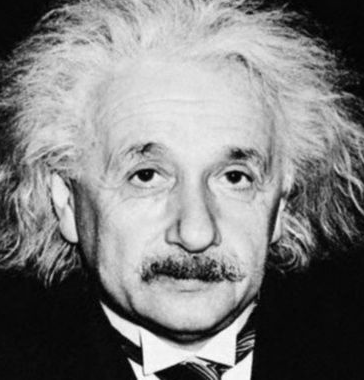
#> input picture assets/a1images/einstein.png, 364 x 380 px, found by its file name
$ python q11_frequency_theory.py
#> lines starting #> are read from the running program, lines starting #| are printed output that depends on the picture

import numpy as np
import matplotlib.pyplot as plt
import matplotlib.gridspec as gridspec
import cv2


# Build filters and compute their 2D frequency responses via FFT
def freq_response_2d(kernel, size=256):
    pad = np.zeros((size, size))
    kh, kw = kernel.shape
    pad[:kh, :kw] = kernel
    F = np.fft.fft2(pad)
    F_shift = np.fft.fftshift(F)
    mag = np.abs(F_shift)
    return mag

def radial_profile(mag):
    cy, cx = np.array(mag.shape) // 2
    Y, X   = np.ogrid[:mag.shape[0], :mag.shape[1]]
    R      = np.sqrt((X - cx)**2 + (Y - cy)**2).astype(int)
    radial = np.bincount(R.ravel(), weights=mag.ravel()) / np.bincount(R.ravel())
    return radial


SIZE = 256

# Box filter 9×9
box_k     = np.ones((9, 9), dtype=np.float32) / 81
box_mag   = freq_response_2d(box_k, SIZE)
box_rad   = radial_profile(box_mag)

# Gaussian filter σ=2, 9×9
coords    = np.arange(-4, 5)
x, y      = np.meshgrid(coords, coords)
gauss_k   = np.exp(-(x**2 + y**2) / (2 * 2**2))
gauss_k  /= gauss_k.sum()
gauss_mag = freq_response_2d(gauss_k, SIZE)
gauss_rad = radial_profile(gauss_mag)

# Laplacian filter
lap_k     = np.array([[0,-1,0],[-1,4,-1],[0,-1,0]], dtype=np.float32)
lap_mag   = freq_response_2d(lap_k, SIZE)
lap_rad   = radial_profile(lap_mag)

# Normalise for comparable display
def norm(r): return r / r.max()

box_rad_n   = norm(box_rad)
gauss_rad_n = norm(gauss_rad)
lap_rad_n   = norm(lap_rad)
freq_axis   = np.arange(len(box_rad_n)) / len(box_rad_n)   # normalised freq

# FIGURE 1 — 2D magnitude spectra of each filter
fig, axes = plt.subplots(2, 3, figsize=(15, 9))
fig.suptitle("Q11 — Frequency Responses of Spatial Filters (2D spectra + radial profiles)",
             fontsize=13, fontweight="bold")

spectra = [
    (box_mag,   box_rad_n,   "Box filter 9×9",             "#185FA5"),
    (gauss_mag, gauss_rad_n, "Gaussian filter σ=2, 9×9",   "#0F6E56"),
    (lap_mag,   lap_rad_n,   "Laplacian filter 3×3",       "#A32D2D"),
]

for col, (mag, rad, title, color) in enumerate(spectra):
    # 2D spectrum (log scale for visibility)
    ax0 = axes[0, col]
    crop = SIZE // 4   # show central quarter (interesting region)
    c    = SIZE // 2
    mag_crop = np.log1p(mag[c-crop:c+crop, c-crop:c+crop])
    ax0.imshow(mag_crop, cmap="inferno", origin="upper")
    ax0.set_title(f"{title}\n2D magnitude spectrum (log scale)", fontsize=9)
    ax0.axis("off")

    # Radial profile
    ax1 = axes[1, col]
    max_freq_show = SIZE // 4
    ax1.plot(freq_axis[:max_freq_show], rad[:max_freq_show],
             color=color, linewidth=2)
    ax1.set_xlabel("Normalised frequency", fontsize=9)
    ax1.set_ylabel("|H(f)|", fontsize=9)
    ax1.set_title(f"Radial profile — {title.split(' ')[0]}", fontsize=9)
    ax1.grid(True, alpha=0.3)
    ax1.set_ylim(0, 1.1)

plt.tight_layout()
plt.savefig("Q11_Frequency_Theory/outputs/q11_spectra.png", dpi=150, bbox_inches="tight")
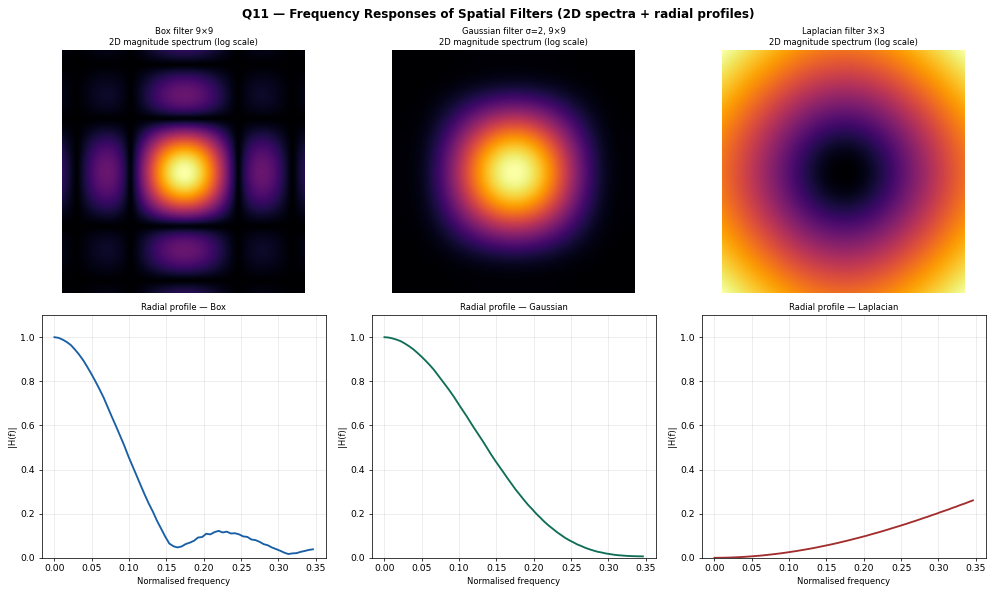
#> figure drawn by matplotlib, 6 panels; panel 4: curve peaks at x = 0, y = 1; panel 5: curve peaks at x = 0, y = 1; panel 6: curve peaks at x = 0.346, y = 0.26
print("Saved -> q11_spectra.png")
plt.show()

# FIGURE 2 — Ringing comparison: ideal LPF vs Gaussian on a step edge
# Create a synthetic step-edge image
step = np.zeros((128, 256), dtype=np.float32)
step[:, 128:] = 255.0

# Apply ideal LPF (brick-wall in frequency domain)
F_step = np.fft.fft2(step)
F_shift = np.fft.fftshift(F_step)
cy, cx = 64, 128
Y, X   = np.ogrid[:128, :256]
R      = np.sqrt((X - cx)**2 + (Y - cy)**2)
cutoff = 15
ideal_mask  = (R <= cutoff).astype(np.float32)
gauss_mask  = np.exp(-(R**2) / (2 * (cutoff/1.5)**2))

step_ideal = np.real(np.fft.ifft2(np.fft.ifftshift(F_shift * ideal_mask)))
step_gauss = np.real(np.fft.ifft2(np.fft.ifftshift(F_shift * gauss_mask)))

fig2, axes2 = plt.subplots(2, 2, figsize=(13, 8))
fig2.suptitle("Q11(c) — Ringing: Ideal Low-Pass Filter vs Gaussian Filter",
              fontsize=12, fontweight="bold")

axes2[0,0].imshow(step_ideal, cmap="gray", vmin=0, vmax=255)
axes2[0,0].set_title("Ideal LPF applied\n(ringing artefacts at step edge)", fontsize=10)
axes2[0,0].axis("off")

axes2[0,1].imshow(step_gauss, cmap="gray", vmin=0, vmax=255)
axes2[0,1].set_title("Gaussian LPF applied\n(smooth, no ringing)", fontsize=10)
axes2[0,1].axis("off")

# 1D profiles through the middle row
row = 64
axes2[1,0].plot(step[row], color="#444444", lw=1.5, label="Original step")
axes2[1,0].plot(step_ideal[row], color="#A32D2D", lw=2, label="After ideal LPF")
axes2[1,0].set_title("1D profile — Ideal LPF\n(Gibbs / ringing oscillation visible)", fontsize=10)
axes2[1,0].legend(fontsize=9)
axes2[1,0].grid(True, alpha=0.3)
axes2[1,0].set_xlabel("Column", fontsize=9)
axes2[1,0].set_ylabel("Intensity", fontsize=9)

axes2[1,1].plot(step[row], color="#444444", lw=1.5, label="Original step")
axes2[1,1].plot(step_gauss[row], color="#0F6E56", lw=2, label="After Gaussian LPF")
axes2[1,1].set_title("1D profile — Gaussian LPF\n(smooth monotonic transition)", fontsize=10)
axes2[1,1].legend(fontsize=9)
axes2[1,1].grid(True, alpha=0.3)
axes2[1,1].set_xlabel("Column", fontsize=9)
axes2[1,1].set_ylabel("Intensity", fontsize=9)

plt.tight_layout()
plt.savefig("Q11_Frequency_Theory/outputs/q11_ringing.png", dpi=150, bbox_inches="tight")
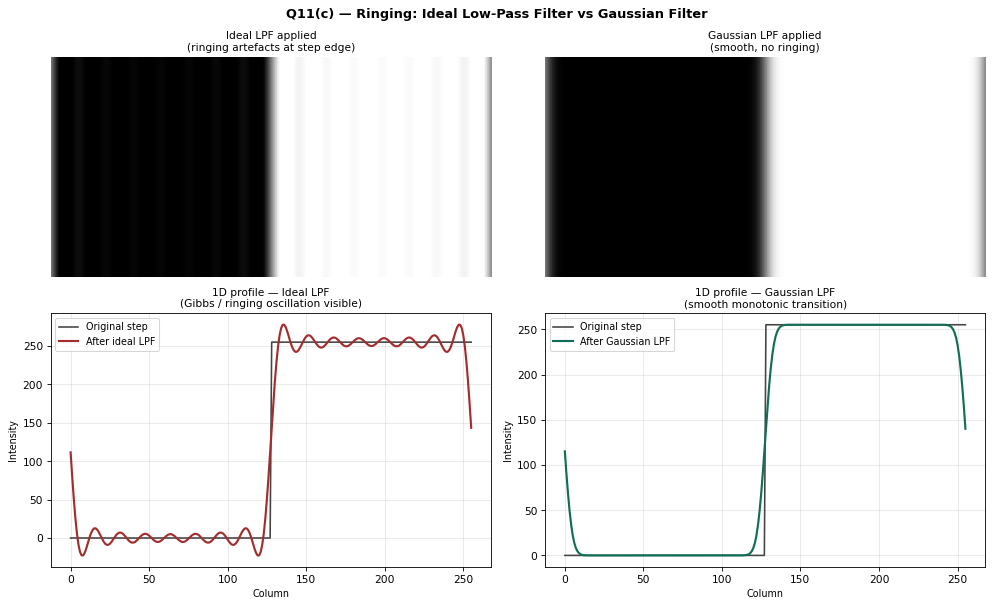
#> figure drawn by matplotlib, 4 panels; panel 3: curve peaks at x = 128, y = 255; panel 3: curve peaks at x = 135, y = 277.7; panel 4: curve peaks at x = 128, y = 255; panel 4: curve peaks at x = 168, y = 255
print("Saved -> q11_ringing.png")
plt.show()


# FIGURE 3 — All three filter responses overlaid + noise analysis
fig3, axes3 = plt.subplots(1, 2, figsize=(13, 5))
fig3.suptitle("Q11 — Filter Frequency Responses & Noise Reduction Comparison",
              fontsize=12, fontweight="bold")

max_f = SIZE // 4
f     = freq_axis[:max_f]

# Overlay all three
axes3[0].plot(f, box_rad_n[:max_f],   color="#185FA5", lw=2,   label="Box filter (sinc)")
axes3[0].plot(f, gauss_rad_n[:max_f], color="#0F6E56", lw=2,   label="Gaussian filter")
axes3[0].plot(f, lap_rad_n[:max_f],   color="#A32D2D", lw=2,   label="Laplacian filter")
axes3[0].axvspan(0.15, max_f/SIZE, alpha=0.08, color="#888780", label="High-freq noise region")
axes3[0].set_xlabel("Normalised frequency", fontsize=10)
axes3[0].set_ylabel("|H(f)| — normalised", fontsize=10)
axes3[0].set_title("All three filter frequency responses", fontsize=10)
axes3[0].legend(fontsize=9)
axes3[0].grid(True, alpha=0.3)

# Apply to a noisy image to show noise reduction
img_bgr  = cv2.imread("assets/a1images/einstein.png")
#> img_bgr is the input picture: shape (380, 364, 3); min 0, max 255, mean 125.9
img_gray = cv2.cvtColor(img_bgr, cv2.COLOR_BGR2GRAY).astype(np.float32)

# Add Gaussian noise
np.random.seed(42)
noisy = np.clip(img_gray + np.random.normal(0, 30, img_gray.shape), 0, 255)
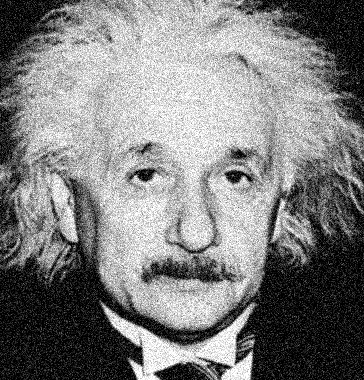
#> noisy: shape (380, 364) float64; min 0, max 255, mean 127.5

filtered_box   = cv2.blur(noisy, (9, 9))
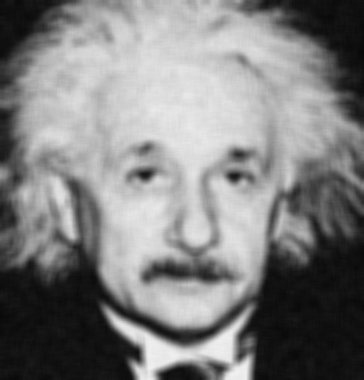
#> filtered_box: shape (380, 364) float64; min 7.91, max 241.4, mean 127.5
filtered_gauss = cv2.GaussianBlur(noisy, (9, 9), sigmaX=2)
filtered_lap   = cv2.filter2D(noisy, -1, lap_k)   # edge-sharpened (not denoised)
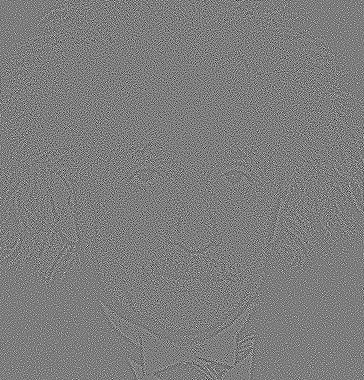
#> filtered_lap: shape (380, 364) float64; min -552.5, max 567.6, mean 0; drawn with min black and max white

def mse(a, b): return np.mean((a.astype(np.float64) - b.astype(np.float64))**2)

mse_noisy = mse(img_gray, noisy)
#> mse_noisy = 744.8
mse_box   = mse(img_gray, filtered_box)
#> mse_box = 318
mse_gauss = mse(img_gray, filtered_gauss)
#> mse_gauss = 185.9

bars = axes3[1].bar(
    ["Noisy\n(original)", "Box\n9×9", "Gaussian\n9×9, σ=2"],
    [mse_noisy, mse_box, mse_gauss],
    color=["#888780", "#185FA5", "#0F6E56"],
    alpha=0.85, width=0.5
)
for bar, val in zip(bars, [mse_noisy, mse_box, mse_gauss]):
    axes3[1].text(bar.get_x() + bar.get_width()/2, bar.get_height() + 8,
                  f"MSE={val:.0f}", ha="center", fontsize=9)
#> this loop made 3 passes
#> val on passes 1 to 3: 744.8, 318, 185.9
axes3[1].set_ylabel("MSE vs clean image\n(lower = better)", fontsize=10)
axes3[1].set_title("Q11(d) — Noise reduction quality\n(Laplacian excluded — amplifies noise)", fontsize=10)
axes3[1].grid(True, alpha=0.3, axis="y")
axes3[1].set_ylim(0, mse_noisy * 1.25)

plt.tight_layout()
plt.savefig("Q11_Frequency_Theory/outputs/q11_noise_reduction.png", dpi=150, bbox_inches="tight")
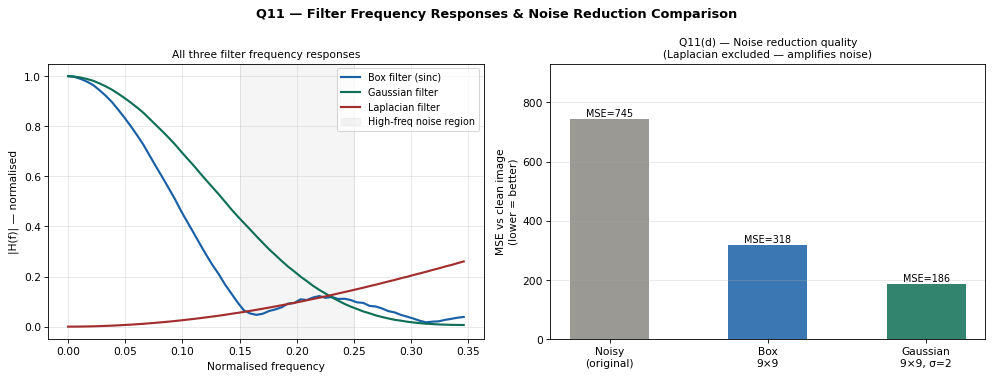
#> figure drawn by matplotlib, 2 panels; panel 1: curve peaks at x = 0, y = 1; panel 1: curve peaks at x = 0, y = 1; panel 1: curve peaks at x = 0.346, y = 0.26; panel 2: tallest bar 744.8 high, from x = -0.25 to 0.25
print("Saved -> q11_noise_reduction.png")
plt.show()

$ run again, with assets/a1images/brain_proton_density_slice.png copied over assets/a1images/einstein.png
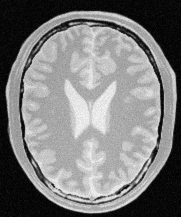
#> input picture assets/a1images/brain_proton_density_slice.png, 181 x 217 px, found by its file name
#> img_bgr is the input picture: shape (217, 181, 3); min 0, max 251, mean 123.7
#> `filtered_lap   = cv2.filter2D(noisy, -1, lap_k)`:
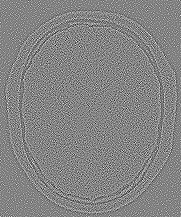
#> filtered_lap: shape (217, 181) float64; min -564.4, max 521.6, mean 0.1; drawn with min black and max white
#> mse_noisy = 748.4
#> mse_box = 836.9
#> mse_gauss = 527.2
#> the loop `for bar, val in zip(bars, [mse_noisy, mse_box, mse_gauss]):` made 3 passes
#> val on passes 1 to 3: 748.4, 836.9, 527.2
#> `plt.savefig("Q11_Frequency_Theory/outputs/q11_noise_reduction.png", dp..`:
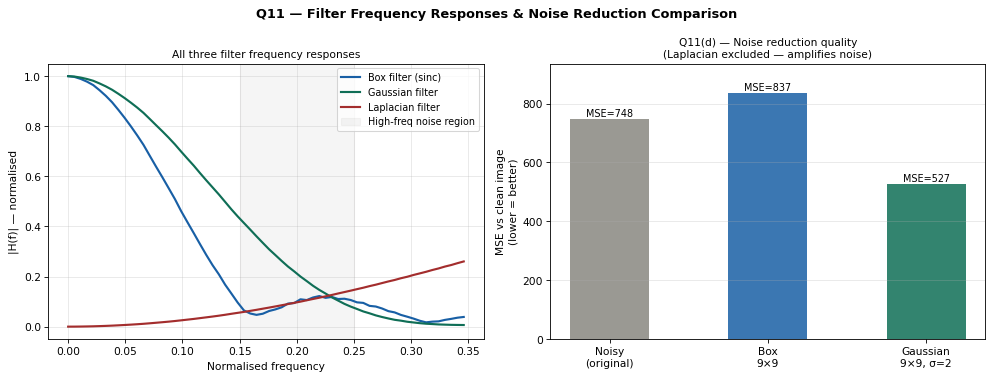
#> figure drawn by matplotlib, 2 panels; panel 1: curve peaks at x = 0, y = 1; panel 1: curve peaks at x = 0, y = 1; panel 1: curve peaks at x = 0.346, y = 0.26; panel 2: tallest bar 836.9 high, from x = 0.75 to 1.25

$ run again, with assets/a1images/daisy.jpg saved as assets/a1images/einstein.png
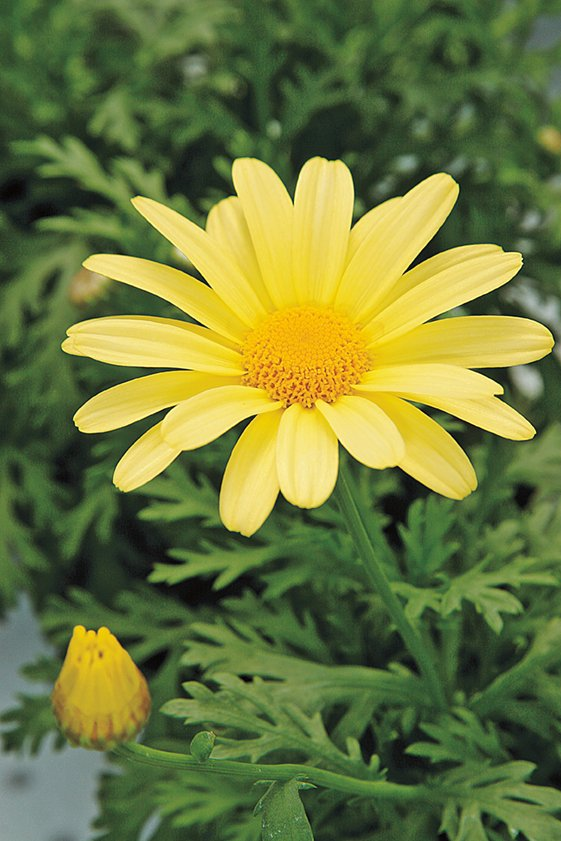
#> input picture assets/a1images/daisy.jpg, 561 x 841 px, found by its file name
#> img_bgr is the input picture: shape (841, 561, 3); mean B, G, R 60.7, 120.3, 108.5
#> `filtered_lap   = cv2.filter2D(noisy, -1, lap_k)`:
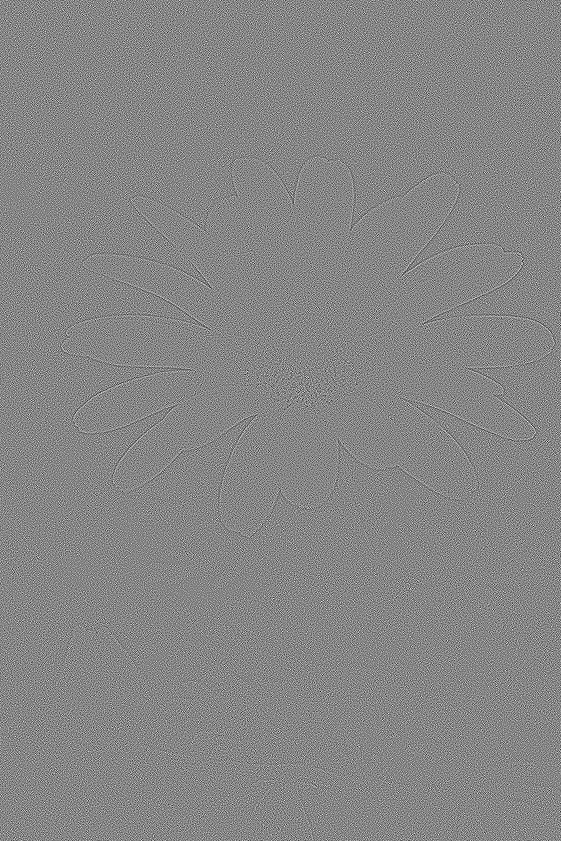
#> filtered_lap: shape (841, 561) float64; min -655.5, max 588.5, mean 0; drawn with min black and max white
#> mse_noisy = 850.4
#> mse_box = 161.5
#> mse_gauss = 108.9
#> the loop `for bar, val in zip(bars, [mse_noisy, mse_box, mse_gauss]):` made 3 passes
#> val on passes 1 to 3: 850.4, 161.5, 108.9
#> `plt.savefig("Q11_Frequency_Theory/outputs/q11_noise_reduction.png", dp..`:
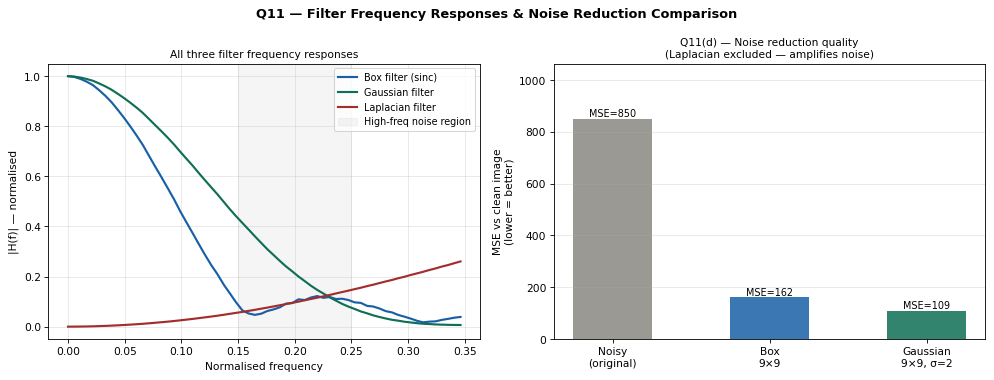
#> figure drawn by matplotlib, 2 panels; panel 1: curve peaks at x = 0, y = 1; panel 1: curve peaks at x = 0, y = 1; panel 1: curve peaks at x = 0.346, y = 0.26; panel 2: tallest bar 850.4 high, from x = -0.25 to 0.25
